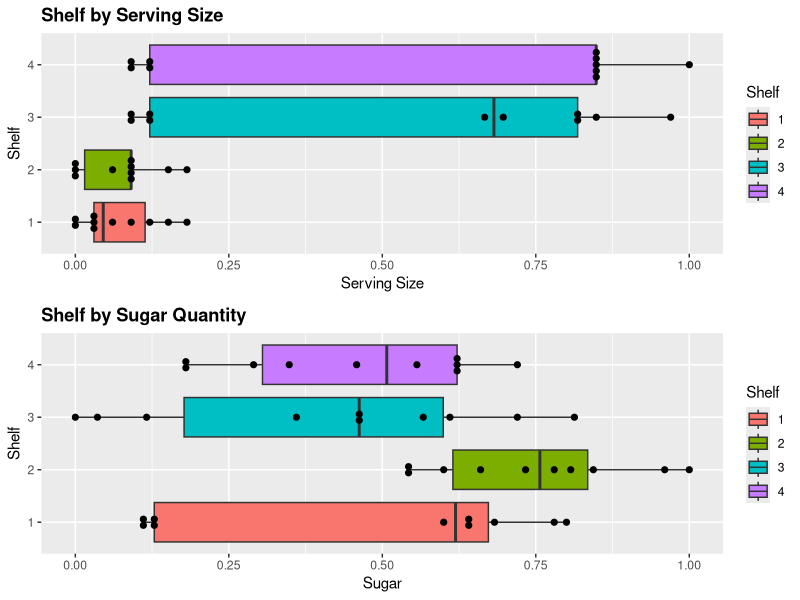
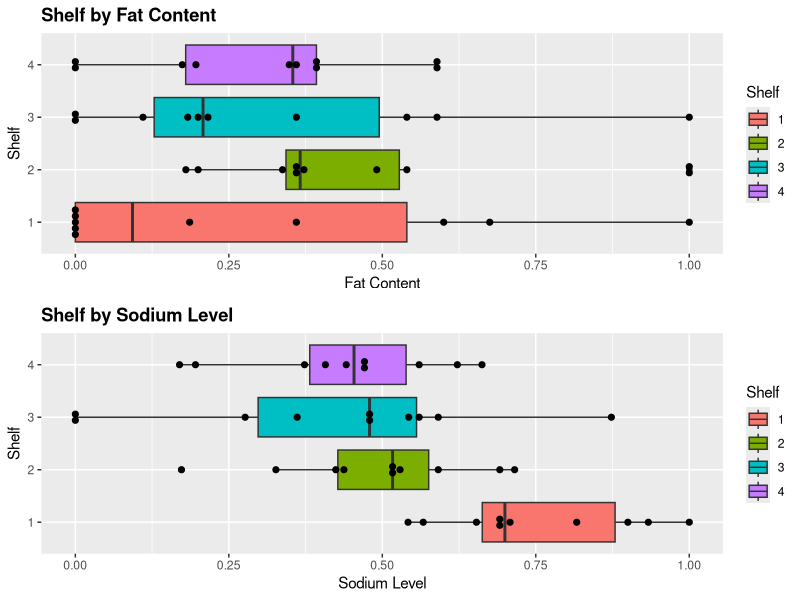
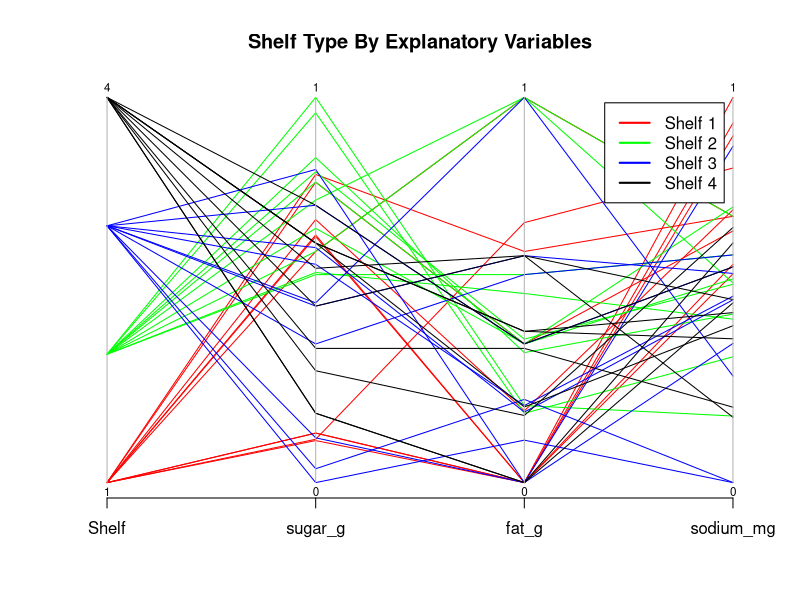

Source code (R) for these figures, in order:
## ---- chunk 1
#install.packages("MASS")
library(tidyverse)
library(patchwork)
library(MASS)

## To assemble multiple plots
library(gridExtra)

# multinomial regression
library (nnet)

# car pacakge for testing
library (car)
## ---- chunk 2
cereal <- read_csv('../data/short-questions/cereal_dillons.csv')
## ---- chunk 3
# reformatting the explanatory variables
# cereal$Shelf <- factor(cereal$Shelf)
cereal$Cereal <- factor(cereal$Cereal)

# normalize the explanatory variables
# 1. divide by serving size
# 2. normalized
cereal$sugar_g <- cereal$sugar_g/cereal$size_g
cereal$fat_g <- cereal$fat_g/cereal$size_g
cereal$sodium_mg <- cereal$sodium_mg /cereal$size_g

cereal$size_g <- ((cereal$size_g - min(cereal$size_g)) 
                    /(max(cereal$size_g) - min(cereal$size_g)))

cereal$sugar_g <- ((cereal$sugar_g - min(cereal$sugar_g)) 
                    /(max(cereal$sugar_g) - min(cereal$sugar_g)))

cereal$fat_g <- ((cereal$fat_g - min(cereal$fat_g)) 
                    /(max(cereal$fat_g) - min(cereal$fat_g)))

cereal$sodium_mg <- ((cereal$sodium_mg - min(cereal$sodium_mg))
                    /(max(cereal$sodium_mg) - min(cereal$sodium_mg)))
## ---- chunk 4
p1 <- cereal %>%
  mutate(Shelf=as.factor(Shelf)) %>%
  ggplot(aes(Shelf, size_g)) +
  geom_boxplot(aes(fill = Shelf)) + 
  geom_dotplot( binaxis='y', stackdir='center', binwidth =0.01) +
  coord_flip() +
  ggtitle("Shelf by Serving Size") + 
  theme(plot.title = element_text(lineheight=1, face="bold")) +
  ylab("Serving Size") +
  xlab("Shelf")

p2 <- cereal %>%
  mutate(Shelf=as.factor(Shelf)) %>%
  ggplot(aes(Shelf, sugar_g)) +
  geom_boxplot(aes(fill = Shelf)) + 
  geom_dotplot( binaxis='y', stackdir='center', binwidth =0.01) +
  coord_flip() +
  ggtitle("Shelf by Sugar Quantity") + 
  theme(plot.title = element_text(lineheight=1, face="bold")) +
  ylab("Sugar") +
  xlab("Shelf")

p3 <- cereal %>%
  mutate(Shelf=as.factor(Shelf)) %>%
  ggplot(aes(Shelf, fat_g)) +
  geom_boxplot(aes(fill = Shelf)) + 
  geom_dotplot( binaxis='y', stackdir='center', binwidth =0.01) +
  coord_flip() +
  ggtitle("Shelf by Fat Content") + 
  theme(plot.title = element_text(lineheight=1, face="bold")) +
  ylab("Fat Content") +
  xlab("Shelf")

p4 <- cereal %>%
  mutate(Shelf=as.factor(Shelf)) %>%
  ggplot(aes(Shelf, sodium_mg)) +
  geom_boxplot(aes(fill = Shelf)) + 
  geom_dotplot( binaxis='y', stackdir='center', binwidth =0.01) +
  coord_flip() +
  ggtitle("Shelf by Sodium Level") + 
  theme(plot.title = element_text(lineheight=1, face="bold")) +
  ylab("Sodium Level") +
  xlab("Shelf")


grid.arrange(p1, p2, nrow = 2, ncol = 1)
grid.arrange(p3, p4, nrow = 2, ncol = 1)

## ---- chunk 5
# for ease of visualization, Adding shelf here.
cols = c('red', 'green', 'blue', 'black')
parcoord(cereal[c("Shelf", "sugar_g", "fat_g", "sodium_mg")],
         col = cols[cereal$Shelf], var.label = TRUE, 
         main="Shelf Type By Explanatory Variables")
legend("topright", legend=c("Shelf 1", "Shelf 2", "Shelf 3", "Shelf 4"), 
       lwd = 2, col = cols, inset = 0.05)
## ---- chunk 6
model_cereal_shelves_linear <- multinom(formula = Shelf ~ sugar_g + fat_g 
                                           + sodium_mg, data = cereal)

# TODO: TA Clarify the quadratic here
model_cereal_shelves_quadratic <- multinom(formula = Shelf ~ sugar_g + fat_g 
                                           + sodium_mg 
                                           + I(sugar_g^2) + I(fat_g^2) 
                                           + I(sodium_mg^2) 
                                           + sugar_g:fat_g 
                                           + sugar_g:sodium_mg + fat_g:sodium_mg
                                           + sugar_g:fat_g:sodium_mg, data = cereal)

summary(model_cereal_shelves_linear)
summary(model_cereal_shelves_quadratic)
## ---- chunk 7
lrt_cereal_main_effects <- Anova(model_cereal_shelves_linear, test = 'LR')
lrt_cereal_main_effects
## ---- chunk 8
lrt_cereal_quadratic_effects <- anova(model_cereal_shelves_linear, 
                                      model_cereal_shelves_quadratic, 
                                      test = 'Chisq')
lrt_cereal_quadratic_effects
## ---- chunk 9
# create a data set
new.data <- data.frame("Cereal" = "Apple Jack", 
                       "size_g" = 28, 
                       "sugar_g" = 12,
                       "fat_g" = 0.5,
                       "sodium_mg" = 130)

# standardized the data
new.data$sugar_g <- new.data$sugar_g/new.data$size_g
new.data$fat_g <- new.data$fat_g/new.data$size_g
new.data$sodium_mg <- new.data$sodium_mg /new.data$size_g

new.data$size_g <- ((new.data$size_g - min(cereal$size_g)) 
                    /(max(cereal$size_g) - min(cereal$size_g)))

new.data$sugar_g <- ((new.data$sugar_g - min(cereal$sugar_g)) 
                    /(max(cereal$sugar_g) - min(cereal$sugar_g)))

new.data$fat_g <- ((new.data$fat_g - min(cereal$fat_g)) 
                    /(max(cereal$fat_g) - min(cereal$fat_g)))

new.data$sodium_mg <- ((new.data$sodium_mg - min(cereal$sodium_mg))
                    /(max(cereal$sodium_mg) - min(cereal$sodium_mg)))

# get model prediction for the given inputs
aj_shelf_probs <- predict(model_cereal_shelves_linear, 
                      newdata = new.data, 
                      type = "probs")

aj_shelf_probs
## ---- chunk 10
shelf_vs_sugar_plot <- 'fill this in'
## ---- chunk 11
odds_ratios <- 'fill this in'
## ---- chunk 12
drinks <- read_csv('../data/short-questions/DeHartSimplified.csv')
## ---- chunk 13
